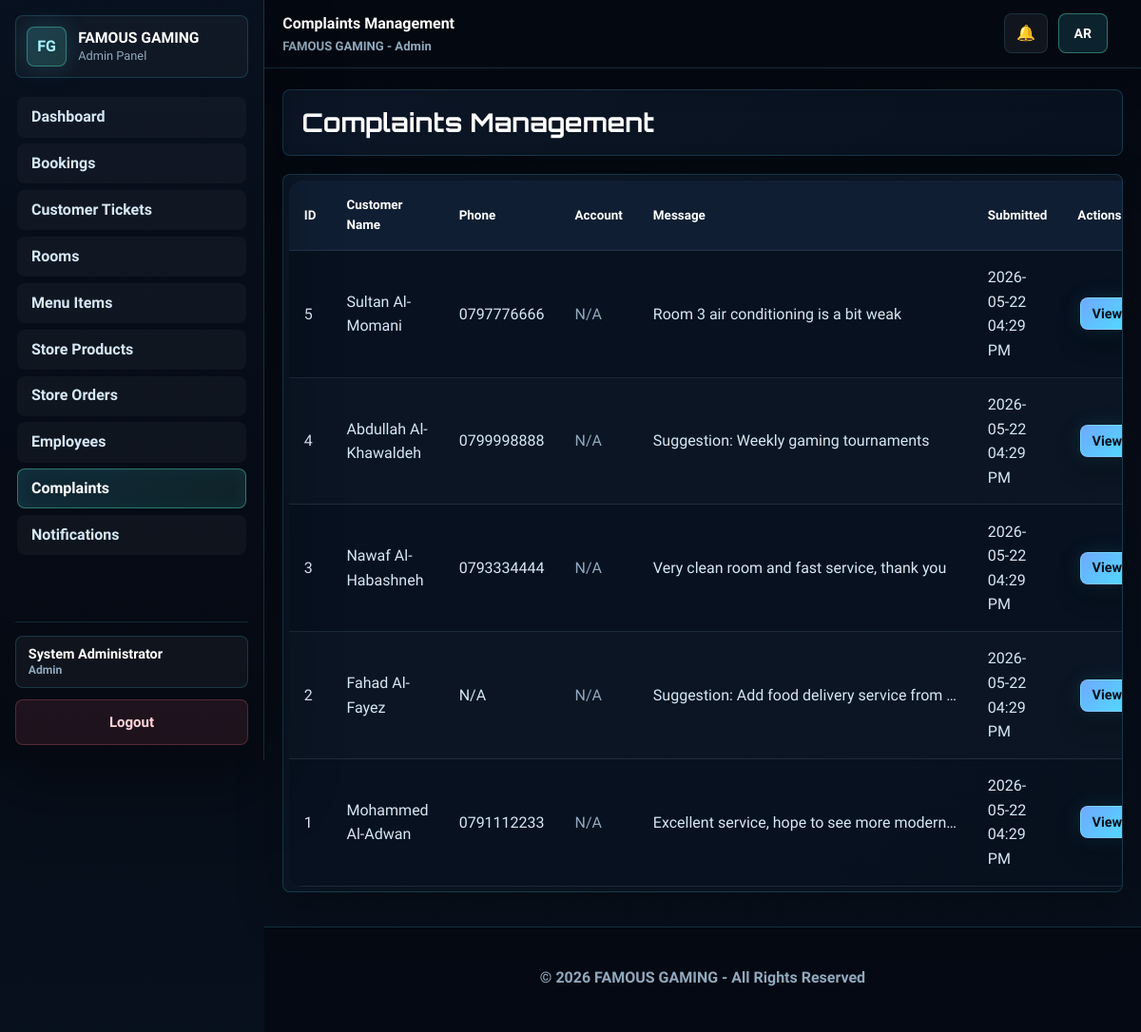
Page /admin/complaints_full_crud.php (signed in) on the committed database.
### tables this page shows
CREATE TABLE complaints (
    id INT PRIMARY KEY AUTO_INCREMENT,
    user_id INT NULL,
    customer_name VARCHAR(100) NOT NULL,
    phone VARCHAR(20) DEFAULT NULL,
    message TEXT NOT NULL,
    created_at TIMESTAMP DEFAULT CURRENT_TIMESTAMP,
    FOREIGN KEY (user_id) REFERENCES site_users(id) ON DELETE SET NULL,
    INDEX idx_complaints_user_created (user_id, created_at)
);

### includes/lang.php (called while the page is built, shortened)
<?php
function site_language() {
    return $_SESSION['site_language'] ?? SITE_DEFAULT_LANGUAGE;
}
function t($key, $replacements = [], $fallback = null) {
    $language = site_language();
    $text = $translations[$language][$key] ?? $translations[SITE_DEFAULT_LANGUAGE][$key] ?? ($fallback ?? $key);
    foreach ($replacements as $placeholder => $value) {
        $text = str_replace(':' . $placeholder, (string)$value, $text);
        $text = str_replace('%' . $placeholder . '%', (string)$value, $text);
    }
    return $text;
}

### admin/complaints_full_crud.php (the view, shortened to what this page needs)
<?php
require_once 'auth_check.php';
$complaints = mysqli_query(
    $conn,
    "SELECT c.*, u.full_name AS site_user_name, u.email AS site_user_email
     FROM complaints c
     LEFT JOIN site_users u ON c.user_id = u.id
     ORDER BY c.id DESC"
);
include 'includes/header.php';
?>
    <div class="content">
        <div class="container">
            <div class="page-header">
                <h1><?php echo t('admin_complaints_management'); ?></h1>
            </div>
            <div class="table-container">
                <?php if (mysqli_num_rows($complaints) > 0): ?>
                <table>
                    <thead>
                        <tr>
                            <th><?php echo t('admin_field_id'); ?></th>
                            <th><?php echo t('admin_field_customer_name'); ?></th>
                            <th><?php echo t('admin_field_phone'); ?></th>
                            <th><?php echo t('nav_account'); ?></th>
                            <th><?php echo t('admin_field_message'); ?></th>
                            <th><?php echo t('admin_field_submitted'); ?></th>
                            <th><?php echo t('admin_field_actions'); ?></th>
                        </tr>
                    </thead>
                    <tbody>
                        <?php while ($complaint = mysqli_fetch_assoc($complaints)): ?>
                        <tr>
                            <td><?php echo $complaint['id']; ?></td>
                            <td><?php echo htmlspecialchars($complaint['customer_name']); ?></td>
                            <td><?php echo htmlspecialchars($complaint['phone'] ?? 'N/A'); ?></td>
                            <td>
                                <?php if (!empty($complaint['site_user_email'])): ?>
                                    <strong><?php echo htmlspecialchars($complaint['site_user_name']); ?></strong><br>
                                    <span class="admin-muted"><?php echo htmlspecialchars($complaint['site_user_email']); ?></span>
                                <?php else: ?>
                                    <span class="admin-muted">N/A</span>
                                <?php endif; ?>
                            </td>
                            <td>
                                <div class="complaint-text">
                                    <?php echo htmlspecialchars($complaint['message']); ?>
                                </div>
                            </td>
                            <td><?php echo date('Y-m-d h:i A', strtotime($complaint['created_at'])); ?></td>
                            <td>
                                <button class="btn btn-small btn-info" onclick='viewComplaint(<?php echo json_encode($complaint); ?>)'><?php echo t('common_view'); ?></button>
                            </td>
                        </tr>
                        <?php endwhile; ?>
                    </tbody>
                </table>
                <?php else: ?>
                <div class="no-data"><?php echo t('admin_no_complaints'); ?></div>
                <?php endif; ?>
            </div>
        </div>
    </div>
<?php
include 'includes/footer.php';
?>

### rows in the picture
complaints: id "5", customer_name "Sultan Al-Momani", phone "0797776666", message "Room 3 air conditioning is a bit weak", created_at "2026-05-22 04:29 PM"
complaints: id "4", customer_name "Abdullah Al-Khawaldeh", phone "0799998888", message "Suggestion: Weekly gaming tournaments", created_at "2026-05-22 04:29 PM"
complaints: id "3", customer_name "Nawaf Al-Habashneh", phone "0793334444", message "Very clean room and fast service, thank you", created_at "2026-05-22 04:29 PM"
complaints: id "2", customer_name "Fahad Al-Fayez", phone "N/A", message "Suggestion: Add food delivery service from…", created_at "2026-05-22 04:29 PM"
complaints: id "1", customer_name "Mohammed Al-Adwan", phone "0791112233", message "Excellent service, hope to see more modern…", created_at "2026-05-22 04:29 PM"

### other values in the picture
t('brand_name') "FAMOUS GAMING"
t('admin_panel_title') "Admin Panel"
$nav_item['label'] "Dashboard"
$nav_item['label'] "Bookings"
$nav_item['label'] "Customer Tickets"
$nav_item['label'] "Rooms"
$nav_item['label'] "Menu Items"
$nav_item['label'] "Store Products"
$nav_item['label'] "Store Orders"
$nav_item['label'] "Employees"
$nav_item['label'] "Complaints"
$nav_item['label'] "Notifications"
$admin_display_name "System Administrator"
t('admin_nav_logout') "Logout"
$page_title "Complaints Management"
